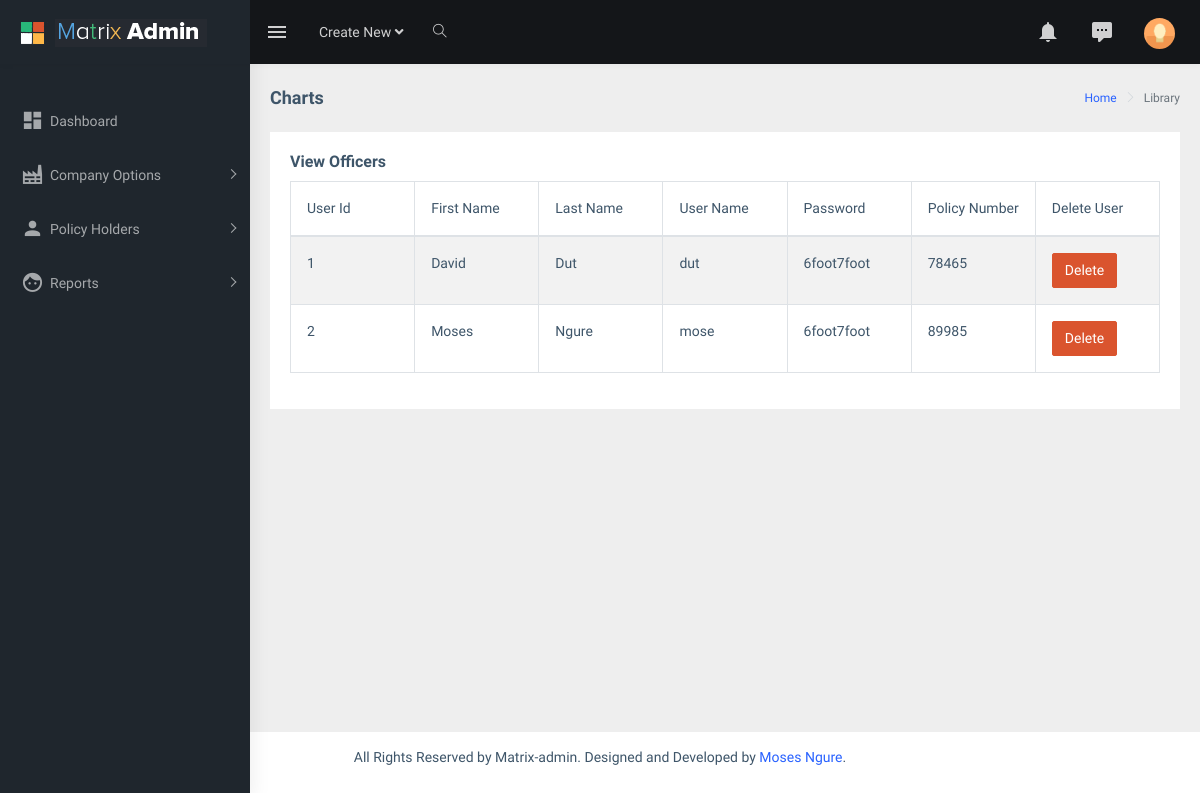
/admin/view_holders.php, run on an earlier commit of the app's database.
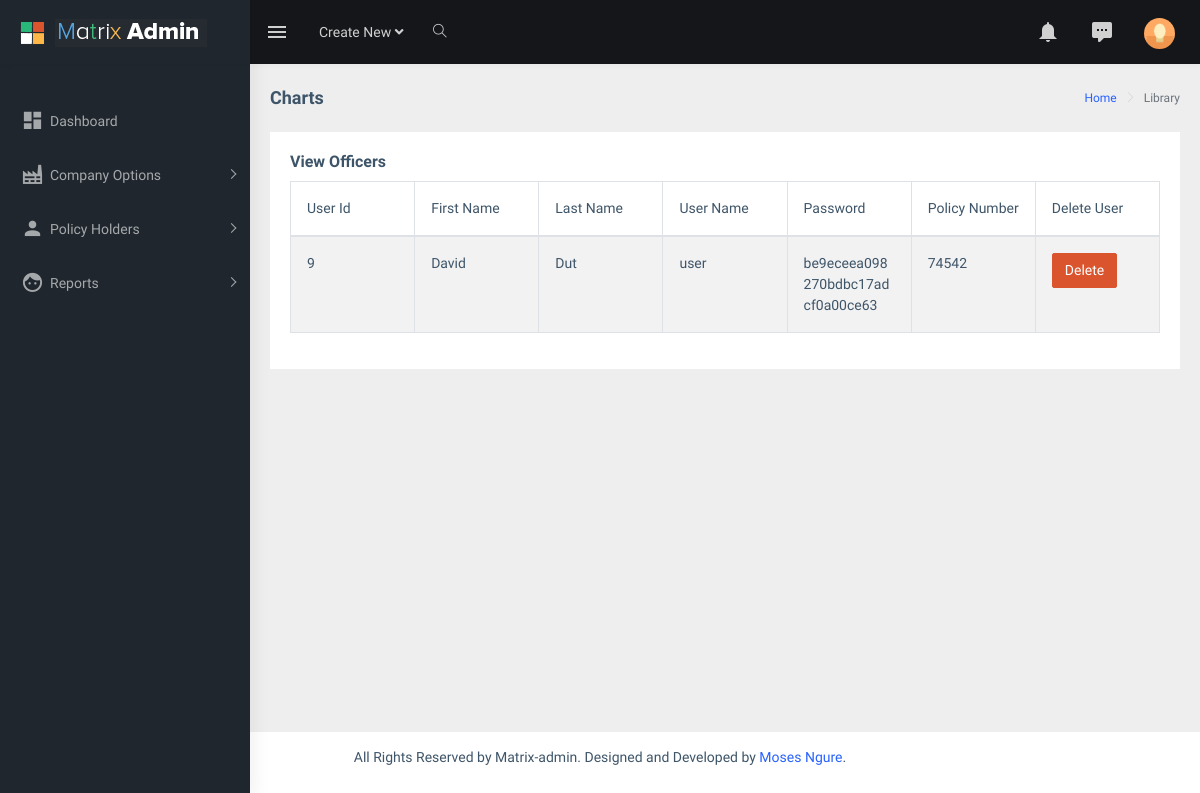
And on a later commit of the database.
### tables this page shows
CREATE TABLE `client` (
  `ID` int(11) NOT NULL,
  `first_name` varchar(255) DEFAULT NULL,
  `last_name` varchar(255) DEFAULT NULL,
  `user_name` varchar(255) DEFAULT NULL,
  `password` varchar(255) DEFAULT NULL,
  `policy_number` varchar(255) NOT NULL
);

### admin/view_holders.php (the view, shortened to what this page needs)
<!DOCTYPE html>
<html dir="ltr" lang="en">
<head>
    <link href="assets/libs/flot/css/float-chart.css" rel="stylesheet">
    <link href="dist/css/style.min.css" rel="stylesheet">
</head>
<body>
    <div id="main-wrapper">
        <header class="topbar" data-navbarbg="skin5">
            <nav class="navbar top-navbar navbar-expand-md navbar-dark">
                <div class="navbar-header" data-logobg="skin5">
                    <a class="navbar-brand" href="index.php">
                        <b class="logo-icon p-l-10">
                            <img src="assets/images/logo-icon.png" alt="homepage" class="light-logo" />
                        </b>
                        <span class="logo-text">
                             <img src="assets/images/logo-text.png" alt="homepage" class="light-logo" />
                        </span>
                    </a>
                </div>
                <div class="navbar-collapse collapse" id="navbarSupportedContent" data-navbarbg="skin5">
                    <ul class="navbar-nav float-left mr-auto">
                        <li class="nav-item d-none d-md-block"><a class="nav-link sidebartoggler waves-effect waves-light" href="javascript:void(0)" data-sidebartype="mini-sidebar"><i class="mdi mdi-menu font-24"></i></a></li>
                        <li class="nav-item dropdown">
                            <a class="nav-link dropdown-toggle" href="#" id="navbarDropdown" role="button" data-toggle="dropdown" aria-haspopup="true" aria-expanded="false">
                             <span class="d-none d-md-block">Create New <i class="fa fa-angle-down"></i></span>
                            </a>
                        </li>
                        <li class="nav-item search-box"> <a class="nav-link waves-effect waves-dark" href="javascript:void(0)"><i class="ti-search"></i></a>
                        </li>
                    </ul>
                    <ul class="navbar-nav float-right">
                        <li class="nav-item dropdown">
                            <a class="nav-link dropdown-toggle waves-effect waves-dark" href="" data-toggle="dropdown" aria-haspopup="true" aria-expanded="false"> <i class="mdi mdi-bell font-24"></i>
                            </a>
                        </li>
                        <li class="nav-item dropdown">
                            <a class="nav-link dropdown-toggle waves-effect waves-dark" href="" id="2" data-toggle="dropdown" aria-haspopup="true" aria-expanded="false"> <i class="font-24 mdi mdi-comment-processing"></i>
                            </a>
                        </li>
                        <li class="nav-item dropdown">
                            <a class="nav-link dropdown-toggle text-muted waves-effect waves-dark pro-pic" href="" data-toggle="dropdown" aria-haspopup="true" aria-expanded="false"><img src="assets/images/users/1.jpg" alt="user" class="rounded-circle" width="31"></a>
                        </li>
                    </ul>
                </div>
            </nav>
        </header>
        <aside class="left-sidebar" data-sidebarbg="skin5">
            <div class="scroll-sidebar">
                <nav class="sidebar-nav">
                    <ul id="sidebarnav" class="p-t-30">
                    <li class="sidebar-item"> <a class="sidebar-link waves-effect waves-dark sidebar-link" href="dashboard.php" aria-expanded="false"><i class="mdi mdi-view-dashboard"></i><span class="hide-menu">Dashboard</span></a></li>
                        <li class="sidebar-item"> <a class="sidebar-link has-arrow waves-effect waves-dark" href="javascript:void(0)" aria-expanded="false"><i class="mdi mdi-factory"></i><span class="hide-menu">Company Options </span></a>
                        </li>
                        <li class="sidebar-item"> <a class="sidebar-link has-arrow waves-effect waves-dark" href="javascript:void(0)" aria-expanded="false"><i class="mdi mdi-account"></i><span class="hide-menu">Policy Holders </span></a>
                        </li>
                        <li class="sidebar-item"> <a class="sidebar-link has-arrow waves-effect waves-dark" href="javascript:void(0)" aria-expanded="false"><i class="mdi mdi-face"></i><span class="hide-menu">Reports </span></a>
                        </li>
                    </ul>
                </nav>
            </div>
        </aside>
        <div class="page-wrapper">
            <div class="page-breadcrumb">
                <div class="row">
                    <div class="col-12 d-flex no-block align-items-center">
                        <h4 class="page-title">Charts</h4>
                        <div class="ml-auto text-right">
                            <nav aria-label="breadcrumb">
                                <ol class="breadcrumb">
                                    <li class="breadcrumb-item"><a href="#">Home</a></li>
                                    <li class="breadcrumb-item active" aria-current="page">Library</li>
                                </ol>
                            </nav>
                        </div>
                    </div>
                </div>
            </div>
            <div class="container-fluid">
                            <div class="card">
                                <div class="card-body">
                                    <h5 class="card-title">View Officers</h5>
                                    <div class="table-responsive">
                                <table class="table table-bordered table-hover table-striped" style="table-layout: fixed">
        <thead>
        <tr>
            <th>User Id</th>
            <th>First Name</th>
            <th>Last Name</th>
            <th>User Name</th>
            <th>Password</th>
            <th>Policy Number</th>
            <th>Delete User</th>
        </tr>
        </thead>
        <?php
        include("dbconnection.php");
        $view_client_query="select * from client";
        $run=mysqli_query($con,$view_client_query);
        while($row=mysqli_fetch_array($run))
        {
            $ID=$row[0];
            $first_name=$row[1];
            $last_name=$row[2];
            $user_name=$row[3];
            $password=$row[4];
            $policy_number=$row[5];
        ?>
        <tr>
            <td><?php echo $ID;  ?></td>
            <td><?php echo $first_name;  ?></td>
            <td><?php echo $last_name;  ?></td>
            <td><?php echo $user_name;  ?></td>
            <td><?php echo $password;  ?></td>
            <td><?php echo $policy_number;  ?></td>
            <td><a href="delete_holders.php?del=<?php echo $ID ?>"><button class="btn btn-danger">Delete</button></a></td>
        </tr>
        <?php } ?>
    </table>
                                    </div>
                                </div>
                            </div>
                    </div>
                </div>
            </div>
            <footer class="footer text-center">
                All Rights Reserved by Matrix-admin. Designed and Developed by <a href="https://wrappixel.com">Moses Ngure</a>.
            </footer>
</body>
</html>

What changed in the data, as far as the page shows it:
removed client: ID "1", first_name "David", last_name "Dut", user_name "dut", password "6foot7foot", policy_number "78465"
removed client: ID "2", first_name "Moses", last_name "Ngure", user_name "mose", password "6foot7foot", policy_number "89985"
added client: ID "9", first_name "David", last_name "Dut", user_name "user", password "be9eceea098270bdbc17adcf0a00ce63", policy_number "74542"
